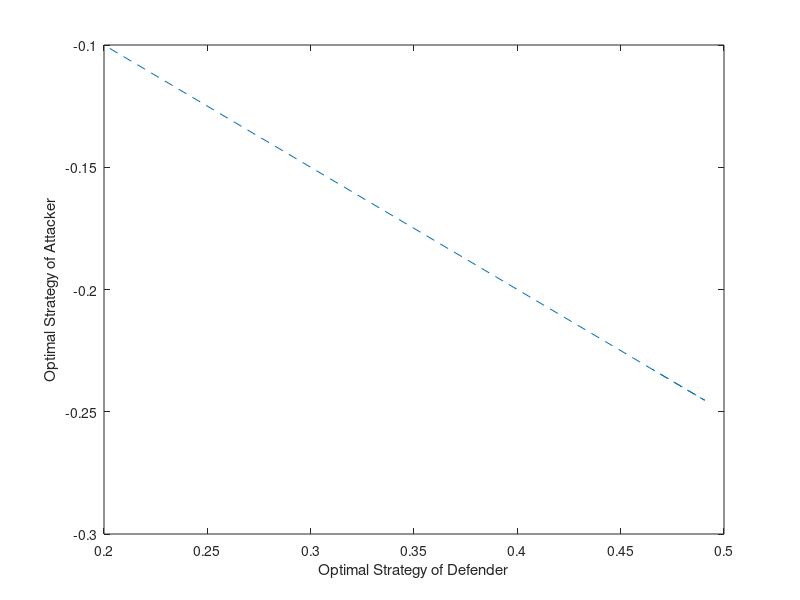

Write the MATLAB code that produced this figure.
x1=[.3996 .3907 .3944 .3948 .3863 .3848 .3912 .3871];
y1=[-.1998 -.1954 -.1972 -.1974 -.1932 -.1924 -.1956 -.1935];
x2=[.3980 .3932 .3925 .3826 .3907 .3944 .3912 .3927];
y2=[-.1990 -.1966 -.1963 -.1913 -.1954 -.1972 -.1956 -.1964];
x3=[.3808 .3931 .3906 .3929 .3905 .3906 .3951 .3901];
y3=[-.1904 -.1966 -.1953 -.1964 -.1952 -.1953 -.1975 -.1951];
x4=[.3984 .3825 .3950 .4013 .3838 .3885 .3941 .3903];
y4=[-.1992 -.1913 -.1975 -.2007 -.1919 -.1942 -.1970 -.1952];
x5=[.3872 .3948 .3896 .3954 .3918 .3919 .3883 .3933];
y5=[-.1936 -.1974 -.1948 -.1977 -.1959 -.1960 -.1941 -.1967];
x6=[.2028 .3942 .4448 .4772 .4836 .4875 .4907 .4654]; 
y6=[-.1014 -.1971 -.2224 -.2386 -.2418 -.2438 -.2453 -.2327]; 
plot(x6,y6,'--');
%plot(x1,y1,'+',x2,y2,'--',x3,y3,'*',x4,y4,x5,y5);  
xlabel('Optimal Strategy of Defender'); 
ylabel('Optimal Strategy of Attacker');